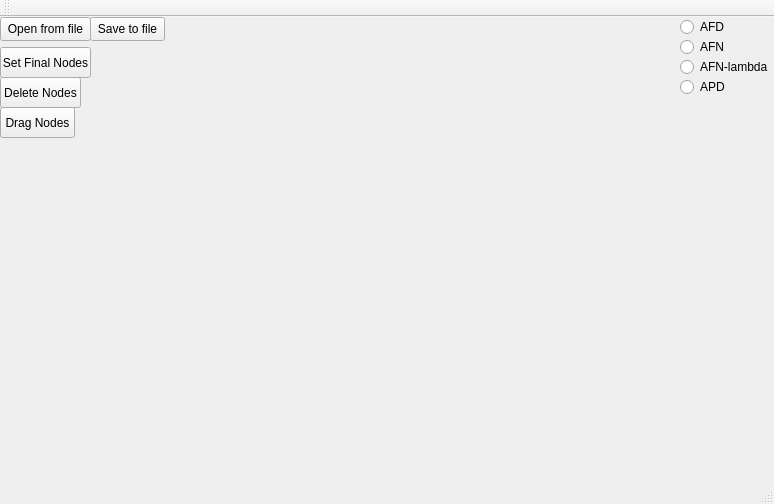
<?xml version="1.0" encoding="UTF-8"?>
<ui version="4.0">
 <class>Automaton_InterfaceClass</class>
 <widget class="QMainWindow" name="Automaton_InterfaceClass">
  <property name="geometry">
   <rect>
    <x>0</x>
    <y>0</y>
    <width>774</width>
    <height>504</height>
   </rect>
  </property>
  <property name="windowTitle">
   <string>Automaton_Interface</string>
  </property>
  <widget class="QWidget" name="centralWidget">
   <widget class="QPushButton" name="deleteButton">
    <property name="geometry">
     <rect>
      <x>0</x>
      <y>60</y>
      <width>81</width>
      <height>31</height>
     </rect>
    </property>
    <property name="text">
     <string>Delete Nodes</string>
    </property>
   </widget>
   <widget class="QPushButton" name="addFromFileButton">
    <property name="geometry">
     <rect>
      <x>0</x>
      <y>0</y>
      <width>91</width>
      <height>24</height>
     </rect>
    </property>
    <property name="text">
     <string>Open from file</string>
    </property>
   </widget>
   <widget class="QPushButton" name="saveToFileButton">
    <property name="geometry">
     <rect>
      <x>90</x>
      <y>0</y>
      <width>75</width>
      <height>24</height>
     </rect>
    </property>
    <property name="text">
     <string>Save to file</string>
    </property>
   </widget>
   <widget class="QRadioButton" name="afdRadioButton">
    <property name="geometry">
     <rect>
      <x>680</x>
      <y>0</y>
      <width>89</width>
      <height>20</height>
     </rect>
    </property>
    <property name="text">
     <string>AFD</string>
    </property>
   </widget>
   <widget class="QRadioButton" name="afnRadioButton">
    <property name="geometry">
     <rect>
      <x>680</x>
      <y>20</y>
      <width>89</width>
      <height>20</height>
     </rect>
    </property>
    <property name="text">
     <string>AFN</string>
    </property>
   </widget>
   <widget class="QRadioButton" name="afnlRadioButton">
    <property name="geometry">
     <rect>
      <x>680</x>
      <y>40</y>
      <width>89</width>
      <height>20</height>
     </rect>
    </property>
    <property name="text">
     <string>AFN-lambda</string>
    </property>
   </widget>
   <widget class="QRadioButton" name="apdRadioButton">
    <property name="geometry">
     <rect>
      <x>680</x>
      <y>60</y>
      <width>89</width>
      <height>20</height>
     </rect>
    </property>
    <property name="text">
     <string>APD</string>
    </property>
   </widget>
   <widget class="QPushButton" name="finalButton">
    <property name="geometry">
     <rect>
      <x>0</x>
      <y>30</y>
      <width>91</width>
      <height>31</height>
     </rect>
    </property>
    <property name="text">
     <string>Set Final Nodes</string>
    </property>
   </widget>
   <widget class="QPushButton" name="dragButton">
    <property name="geometry">
     <rect>
      <x>0</x>
      <y>90</y>
      <width>75</width>
      <height>31</height>
     </rect>
    </property>
    <property name="text">
     <string>Drag Nodes</string>
    </property>
   </widget>
  </widget>
  <widget class="QMenuBar" name="menuBar">
   <property name="geometry">
    <rect>
     <x>0</x>
     <y>0</y>
     <width>774</width>
     <height>22</height>
    </rect>
   </property>
  </widget>
  <widget class="QToolBar" name="mainToolBar">
   <attribute name="toolBarArea">
    <enum>TopToolBarArea</enum>
   </attribute>
   <attribute name="toolBarBreak">
    <bool>false</bool>
   </attribute>
  </widget>
  <widget class="QStatusBar" name="statusBar"/>
 </widget>
 <layoutdefault spacing="6" margin="11"/>
 <resources>
  <include location="Automaton_Interface.qrc"/>
 </resources>
 <connections/>
</ui>
